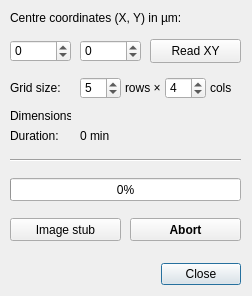
<?xml version="1.0" encoding="UTF-8"?>
<ui version="4.0">
 <class>stubOVDlg</class>
 <widget class="QDialog" name="stubOVDlg">
  <property name="windowModality">
   <enum>Qt::ApplicationModal</enum>
  </property>
  <property name="geometry">
   <rect>
    <x>0</x>
    <y>0</y>
    <width>252</width>
    <height>296</height>
   </rect>
  </property>
  <property name="sizePolicy">
   <sizepolicy hsizetype="Preferred" vsizetype="Preferred">
    <horstretch>0</horstretch>
    <verstretch>0</verstretch>
   </sizepolicy>
  </property>
  <property name="windowTitle">
   <string>Acquire Stub Overview</string>
  </property>
  <property name="layoutDirection">
   <enum>Qt::RightToLeft</enum>
  </property>
  <widget class="QDialogButtonBox" name="buttonBox">
   <property name="geometry">
    <rect>
     <x>50</x>
     <y>258</y>
     <width>191</width>
     <height>32</height>
    </rect>
   </property>
   <property name="layoutDirection">
    <enum>Qt::LeftToRight</enum>
   </property>
   <property name="locale">
    <locale language="English" country="UnitedKingdom"/>
   </property>
   <property name="orientation">
    <enum>Qt::Horizontal</enum>
   </property>
   <property name="standardButtons">
    <set>QDialogButtonBox::Close</set>
   </property>
  </widget>
  <widget class="Line" name="line_2">
   <property name="geometry">
    <rect>
     <x>10</x>
     <y>152</y>
     <width>231</width>
     <height>16</height>
    </rect>
   </property>
   <property name="orientation">
    <enum>Qt::Horizontal</enum>
   </property>
  </widget>
  <widget class="QPushButton" name="pushButton_acquire">
   <property name="geometry">
    <rect>
     <x>10</x>
     <y>218</y>
     <width>111</width>
     <height>23</height>
    </rect>
   </property>
   <property name="font">
    <font>
     <weight>50</weight>
     <bold>false</bold>
    </font>
   </property>
   <property name="layoutDirection">
    <enum>Qt::RightToLeft</enum>
   </property>
   <property name="text">
    <string>Image stub</string>
   </property>
  </widget>
  <widget class="QLabel" name="label_3">
   <property name="geometry">
    <rect>
     <x>10</x>
     <y>10</y>
     <width>211</width>
     <height>16</height>
    </rect>
   </property>
   <property name="text">
    <string>Centre coordinates (X, Y) in µm:</string>
   </property>
  </widget>
  <widget class="QLabel" name="label">
   <property name="geometry">
    <rect>
     <x>10</x>
     <y>80</y>
     <width>51</width>
     <height>16</height>
    </rect>
   </property>
   <property name="text">
    <string>Grid size:</string>
   </property>
  </widget>
  <widget class="QLabel" name="label_2">
   <property name="geometry">
    <rect>
     <x>10</x>
     <y>128</y>
     <width>71</width>
     <height>16</height>
    </rect>
   </property>
   <property name="text">
    <string>Duration:</string>
   </property>
  </widget>
  <widget class="QLabel" name="label_duration">
   <property name="geometry">
    <rect>
     <x>80</x>
     <y>128</y>
     <width>161</width>
     <height>16</height>
    </rect>
   </property>
   <property name="text">
    <string>0 min</string>
   </property>
  </widget>
  <widget class="QSpinBox" name="spinBox_X">
   <property name="geometry">
    <rect>
     <x>10</x>
     <y>40</y>
     <width>61</width>
     <height>22</height>
    </rect>
   </property>
   <property name="layoutDirection">
    <enum>Qt::LeftToRight</enum>
   </property>
   <property name="minimum">
    <number>-200000</number>
   </property>
   <property name="maximum">
    <number>200000</number>
   </property>
   <property name="singleStep">
    <number>10</number>
   </property>
  </widget>
  <widget class="QSpinBox" name="spinBox_Y">
   <property name="geometry">
    <rect>
     <x>80</x>
     <y>40</y>
     <width>61</width>
     <height>22</height>
    </rect>
   </property>
   <property name="layoutDirection">
    <enum>Qt::LeftToRight</enum>
   </property>
   <property name="minimum">
    <number>-200000</number>
   </property>
   <property name="maximum">
    <number>200000</number>
   </property>
   <property name="singleStep">
    <number>10</number>
   </property>
   <property name="value">
    <number>0</number>
   </property>
  </widget>
  <widget class="QPushButton" name="pushButton_get_stage_pos">
   <property name="geometry">
    <rect>
     <x>150</x>
     <y>39</y>
     <width>91</width>
     <height>24</height>
    </rect>
   </property>
   <property name="text">
    <string>Read XY</string>
   </property>
  </widget>
  <widget class="QProgressBar" name="progressBar">
   <property name="geometry">
    <rect>
     <x>10</x>
     <y>178</y>
     <width>231</width>
     <height>23</height>
    </rect>
   </property>
   <property name="layoutDirection">
    <enum>Qt::LeftToRight</enum>
   </property>
   <property name="value">
    <number>0</number>
   </property>
  </widget>
  <widget class="QPushButton" name="pushButton_abort">
   <property name="geometry">
    <rect>
     <x>130</x>
     <y>218</y>
     <width>111</width>
     <height>23</height>
    </rect>
   </property>
   <property name="font">
    <font>
     <weight>75</weight>
     <bold>true</bold>
    </font>
   </property>
   <property name="text">
    <string>Abort</string>
   </property>
  </widget>
  <widget class="QLabel" name="label_dimension">
   <property name="geometry">
    <rect>
     <x>80</x>
     <y>108</y>
     <width>161</width>
     <height>16</height>
    </rect>
   </property>
   <property name="text">
    <string/>
   </property>
  </widget>
  <widget class="QLabel" name="label_6">
   <property name="geometry">
    <rect>
     <x>10</x>
     <y>108</y>
     <width>61</width>
     <height>16</height>
    </rect>
   </property>
   <property name="text">
    <string>Dimensions:</string>
   </property>
  </widget>
  <widget class="QSpinBox" name="spinBox_rows">
   <property name="geometry">
    <rect>
     <x>80</x>
     <y>77</y>
     <width>41</width>
     <height>22</height>
    </rect>
   </property>
   <property name="layoutDirection">
    <enum>Qt::LeftToRight</enum>
   </property>
   <property name="minimum">
    <number>2</number>
   </property>
   <property name="maximum">
    <number>99</number>
   </property>
   <property name="singleStep">
    <number>1</number>
   </property>
   <property name="value">
    <number>5</number>
   </property>
  </widget>
  <widget class="QSpinBox" name="spinBox_cols">
   <property name="geometry">
    <rect>
     <x>165</x>
     <y>77</y>
     <width>41</width>
     <height>22</height>
    </rect>
   </property>
   <property name="layoutDirection">
    <enum>Qt::LeftToRight</enum>
   </property>
   <property name="minimum">
    <number>2</number>
   </property>
   <property name="maximum">
    <number>99</number>
   </property>
   <property name="singleStep">
    <number>1</number>
   </property>
   <property name="value">
    <number>4</number>
   </property>
  </widget>
  <widget class="QLabel" name="label_7">
   <property name="geometry">
    <rect>
     <x>125</x>
     <y>80</y>
     <width>41</width>
     <height>16</height>
    </rect>
   </property>
   <property name="text">
    <string>rows ×</string>
   </property>
  </widget>
  <widget class="QLabel" name="label_8">
   <property name="geometry">
    <rect>
     <x>210</x>
     <y>80</y>
     <width>21</width>
     <height>16</height>
    </rect>
   </property>
   <property name="text">
    <string>cols</string>
   </property>
  </widget>
 </widget>
 <tabstops>
  <tabstop>spinBox_X</tabstop>
  <tabstop>spinBox_Y</tabstop>
  <tabstop>pushButton_get_stage_pos</tabstop>
  <tabstop>pushButton_acquire</tabstop>
  <tabstop>pushButton_abort</tabstop>
 </tabstops>
 <resources/>
 <connections>
  <connection>
   <sender>buttonBox</sender>
   <signal>accepted()</signal>
   <receiver>stubOVDlg</receiver>
   <slot>accept()</slot>
   <hints>
    <hint type="sourcelabel">
     <x>248</x>
     <y>254</y>
    </hint>
    <hint type="destinationlabel">
     <x>157</x>
     <y>274</y>
    </hint>
   </hints>
  </connection>
  <connection>
   <sender>buttonBox</sender>
   <signal>rejected()</signal>
   <receiver>stubOVDlg</receiver>
   <slot>reject()</slot>
   <hints>
    <hint type="sourcelabel">
     <x>316</x>
     <y>260</y>
    </hint>
    <hint type="destinationlabel">
     <x>286</x>
     <y>274</y>
    </hint>
   </hints>
  </connection>
 </connections>
</ui>
